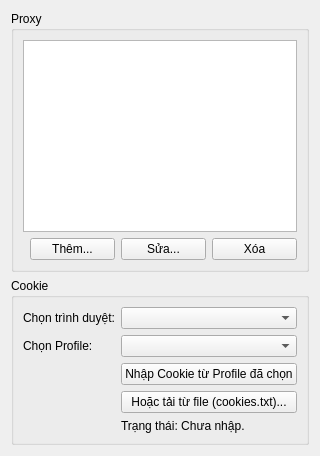
<?xml version="1.0" encoding="UTF-8"?>
<ui version="4.0">
 <class>NetworkSettingsWidget</class>
 <widget class="QWidget" name="NetworkSettingsWidget">
  <layout class="QVBoxLayout" name="verticalLayout">
   <item>
    <widget class="QGroupBox" name="groupBox">
     <property name="title">
      <string>Proxy</string>
     </property>
     <layout class="QVBoxLayout" name="verticalLayout_2">
      <item>
       <widget class="QTableView" name="proxyTableView"/>
      </item>
      <item>
       <layout class="QHBoxLayout" name="horizontalLayout">
        <item>
         <spacer name="horizontalSpacer">
          <property name="orientation">
           <enum>Qt::Horizontal</enum>
          </property>
         </spacer>
        </item>
        <item>
         <widget class="QPushButton" name="addProxyButton">
          <property name="text">
           <string>Thêm...</string>
          </property>
         </widget>
        </item>
        <item>
         <widget class="QPushButton" name="editProxyButton">
          <property name="text">
           <string>Sửa...</string>
          </property>
         </widget>
        </item>
        <item>
         <widget class="QPushButton" name="deleteProxyButton">
          <property name="text">
           <string>Xóa</string>
          </property>
         </widget>
        </item>
       </layout>
      </item>
     </layout>
    </widget>
   </item>
   <item>
    <widget class="QGroupBox" name="groupBox_2">
     <property name="title">
      <string>Cookie</string>
     </property>
     <layout class="QFormLayout" name="formLayout">
      <item row="0" column="0">
       <widget class="QLabel" name="label">
        <property name="text">
         <string>Chọn trình duyệt:</string>
        </property>
       </widget>
      </item>
      <item row="0" column="1">
       <widget class="QComboBox" name="browserComboBox"/>
      </item>
      <item row="1" column="0">
       <widget class="QLabel" name="label_2">
        <property name="text">
         <string>Chọn Profile:</string>
        </property>
       </widget>
      </item>
      <item row="1" column="1">
       <widget class="QComboBox" name="profileComboBox"/>
      </item>
      <item row="2" column="1">
       <widget class="QPushButton" name="importCookieButton">
        <property name="text">
         <string>Nhập Cookie từ Profile đã chọn</string>
        </property>
       </widget>
      </item>
      <item row="3" column="1">
       <widget class="QPushButton" name="importCookieFileButton">
        <property name="text">
         <string>Hoặc tải từ file (cookies.txt)...</string>
        </property>
       </widget>
      </item>
      <item row="4" column="1">
       <widget class="QLabel" name="cookieStatusLabel">
        <property name="text">
         <string>Trạng thái: Chưa nhập.</string>
        </property>
       </widget>
      </item>
     </layout>
    </widget>
   </item>
  </layout>
 </widget>
</ui>
